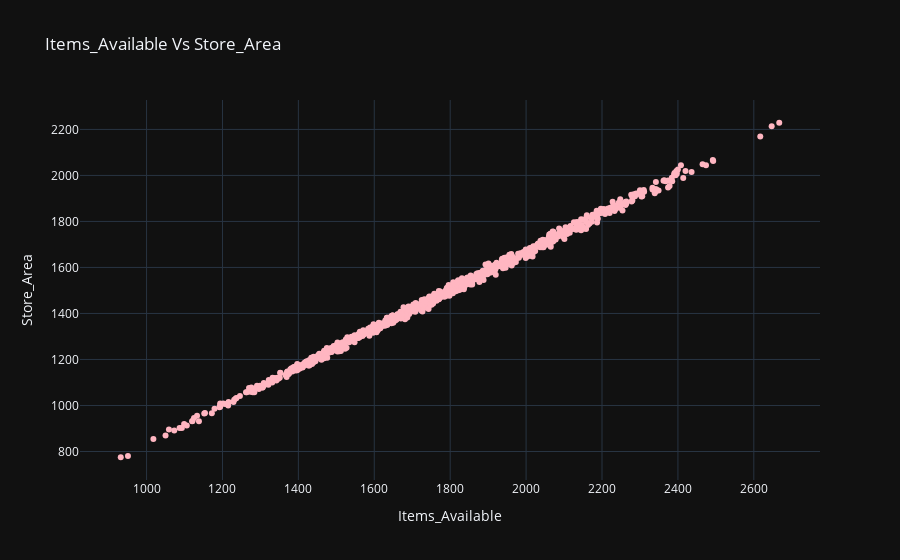

The code cell stored with this chart in its notebook:
### Code cell
import plotly.express as px
px.scatter(df,df.Items_Available,df.Store_Area,template='plotly_dark',color_discrete_sequence=['lightPink'],title='Items_Available Vs Store_Area')

### Figure 1 — Plotly figure (JSON) as saved in the notebook; plotly's stock layout.template omitted (floating-point values rounded to 4 significant figures; data arrays with more than 128 entries replaced by an {"elided": "..."} marker saying what was removed)
{"data": [{"hovertemplate": "Items_Available=%{x}<br>Store_Area=%{y}<extra></extra>", "legendgroup": "", "marker": {"color": "lightPink", "symbol": "circle"}, "mode": "markers", "name": "", "orientation": "v", "showlegend": false, "type": "scatter", "x": {"elided": "896 int values"}, "xaxis": "x", "y": {"elided": "896 int values"}, "yaxis": "y"}], "layout": {"legend": {"tracegroupgap": 0}, "title": {"text": "Items_Available Vs Store_Area"}, "xaxis": {"anchor": "y", "domain": [0, 1], "title": {"text": "Items_Available"}}, "yaxis": {"anchor": "x", "domain": [0, 1], "title": {"text": "Store_Area"}}}}
